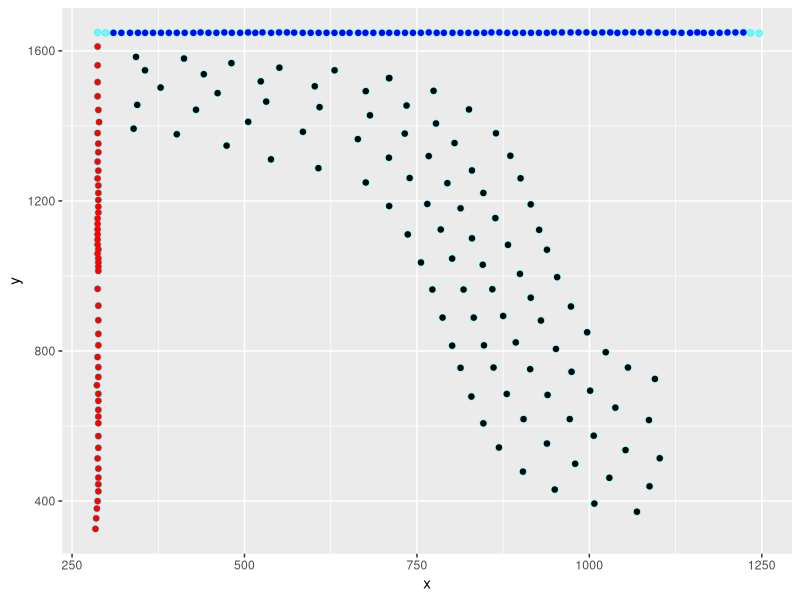
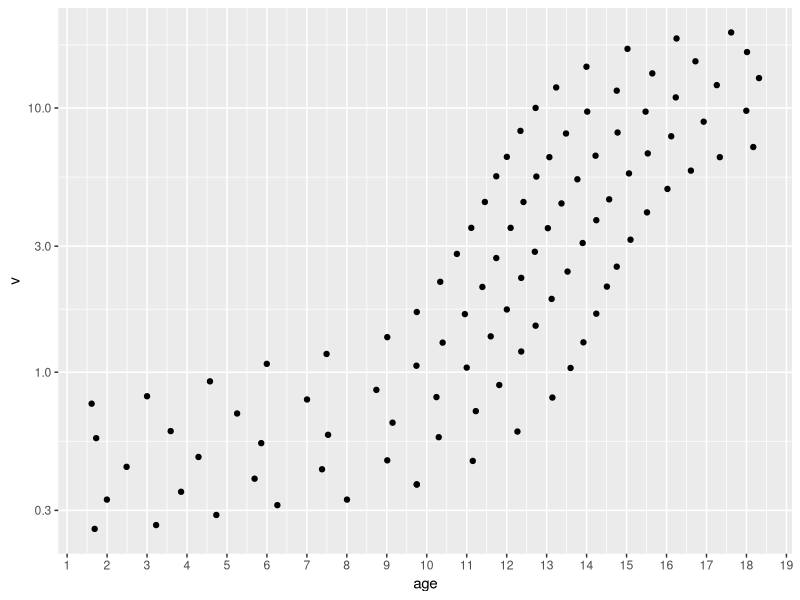

These charts were generated, in order, by the following R code: (Note: this script raises an error after producing the figures.)
## ---- chunk 1
library(tidyverse)
library(broom)
## ---- chunk 2
dots <- read_csv("dots.csv", col_names = c("x", "y"))
data <- dots |>
  filter(x > 300, y < 1620)
axis_y <- dots |>
  filter(x < 300, y < 1620)
axis_x <- dots |>
  filter(x > 300, x < 1230, y > 1600)

ggplot(dots, aes(x, y)) +
  geom_point(size = 2, color = "cyan", alpha = .5) +
  geom_point(data = data) +
  geom_point(data = axis_x, color = "blue") +
  geom_point(data = axis_y, color = "red")
## ---- chunk 3
axis_y <- axis_y |>
  arrange(desc(y)) |>
  transmute(
    y,
    v = unique(c(
      seq(0.2, 1, 0.1),
      seq(1, 3, 0.1),
      seq(3, 10, 0.5),
      seq(10, 21, 1)
    ))
  )

axis_x <- axis_x |>
  arrange(x) |>
  transmute(x, age = seq(1, 21, 0.25))
## ---- chunk 4
inv_x <- approxfun(axis_x$x, axis_x$age)
inv_y <- approxfun(axis_y$y, axis_y$v)

data |>
  mutate(age = inv_x(x), v = inv_y(y)) |>
  ggplot(aes(age, v)) +
  geom_point() +
  scale_x_continuous(breaks = seq(0, 21, 1)) +
  scale_y_log10()
## ---- chunk 5
distance <- function(data, x0, y0, xW = 1, yW = 1) {
  sqrt(xW * (data$x - x0)^2 + yW * (data$y - y0)^2)
}

closest_right <- function(data, x0 = NULL, y0 = NULL, xW = 1, yW = 1) {
  d <- distance(data, x0, y0, xW, yW)
  r <- data$x - x0 > 0
  data[d == min(d[r]) & r, ]
}


find_shape <- function(data, x0, y0, n) {
  found <- res <- closest(data, x0, y0)

  for (i in seq(n - 1)) {
    data <- anti_join(data, found, join_by(x, y))
    found <- closest_right(data, found$x, found$y, 0.1, 1)
    res <- bind_rows(res, found)
  }

  res
}

find_shapes <- function(data, x0, y0, m, n) {
  found <- res <- find_shape(data, x0, y0, n) |>
    mutate(i = 1)

  for (i in seq(m - 1)) {
    data <- anti_join(data, found, join_by(x, y))
    found <- find_shape(data, x0, y0, n) |>
      mutate(i = i + 1)
    res <- bind_rows(res, found)
  }

  res
}

shapes <- find_shapes(data, 300, 1600, m = 5, n = 20) |>
  transmute(
    p = recode(i, `1` = 2, `2` = 16, `3` = 50, `4` = 84, `5` = 98),
    x,
    y
  )

ggplot(shapes, aes(x, y)) +
  geom_point(aes(color = factor(p)))
## ---- chunk 6
ps <- shapes |>
  mutate(age = inv_x(x), v = inv_y(y)) |>
  nest(data = -p) |>
  mutate(
    f = map(data, ~ splinefun(.x$age, .x$v, method = "natural", ties = mean))
  )

ps |>
  mutate(tidy = map(f, ~ tibble(age = seq(1, 19, .1), v = .x(age)))) |>
  unnest(tidy) |>
  ggplot(aes(age, v, color = factor(p))) +
  geom_point(data = mutate(shapes, age = inv_x(x), v = inv_y(y))) +
  geom_line() +
  scale_y_log10()

ps <- ps |>
  select(p, f) |>
  deframe()
## ---- chunk 7
data <- tibble(x = seq(2, 19, .25))

data |>
  mutate(m = ps$`50`(x), u1 = ps$`84`(x), l1 = ps$`16`(x)) |>
  ggplot(aes(x)) +
  geom_line(aes(y = u1), color = "red") +
  geom_line(aes(y = m)) +
  geom_line(aes(y = l1), color = "blue") +
  scale_y_log10()

fit <- data |>
  mutate(m = ps$`50`(x), u1 = ps$`84`(x), l1 = ps$`16`(x)) |>
  mutate(across(c(m, u1, l1), log)) |>
  mutate(u1est = u1 - m, l1est = m - l1, est = (u1est + l1est) / 2) |>
  transmute(x, m, u1, l1, s = est)

fit |>
  mutate(u1_fit = qnorm(pnorm(1), m, s), l1_fit = qnorm(pnorm(-1), m, s)) |>
  mutate(across(-x, exp)) |>
  ggplot(aes(x)) +
  geom_line(aes(y = m)) +
  geom_line(aes(y = u1), color = "red") +
  geom_line(aes(y = u1_fit), color = "red", lty = 2) +
  geom_line(aes(y = l1), color = "blue") +
  geom_line(aes(y = l1_fit), color = "blue", lty = 2) +
  scale_y_log10()
## ---- chunk 8
data <- tibble(x = rep_len(fit$x, 1e5), y = exp(rnorm(1e5, fit$m, fit$s)))

ggplot(data, aes(x, y)) +
  geom_point(size = 3, alpha = .02) +
  # geom_density2d_filled() +
  # geom_bin_2d() +
  stat_function(fun = ps$`50`, lwd = 2) +
  stat_function(fun = ps$`84`, lwd = 2, color = "red") +
  stat_function(fun = ps$`16`, lwd = 2, color = "blue") +
  scale_y_log10()
## ---- chunk 9
data <- data |>
  rename(age = x, v = y)

write_csv(data, "100k.csv")

data <- data |>
  sample_n(1e4)

write_csv(data, "10k.csv")

data <- data |>
  sample_n(1e3)

write_csv(data, "1k.csv")

data <- data |>
  sample_n(5e2)

write_csv(data, "500.csv")

data <- data |>
  sample_n(2.5e2)

write_csv(data, "250.csv")
